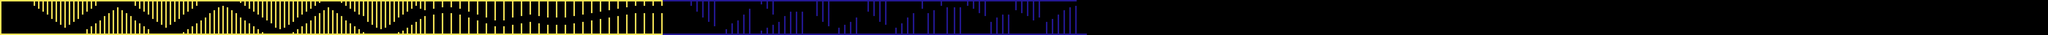

Rendered tile map (Tiled .tmx) drawn with the repository's tilesets; below, a short description and the map source with its tile grids summarised:
An orthogonal 1400x24 tile map with 30x30 px tiles, 1 tile layer (Tile Layer 1) and 7 objects (2x speed_change, 2x gravity_change, size_change, checkpoint, finish).

<map version="1.0" orientation="orthogonal" renderorder="right-down" width="1400" height="24" tilewidth="30" tileheight="30" nextobjectid="15">
 <properties>
  <property name="fixed_camera" value="" />
  <property name="gravity" value="500" />
  <property name="spawn_x" value="8" />
  <property name="spawn_y" value="8" />
  <property name="velocity" value="400" />
 </properties>
 <tileset firstgid="1" name="asf" tilewidth="30" tileheight="30" spacing="5" margin="2" tilecount="841">
  <image source="../../sprites/35_darklights.png" width="1024" height="1024" />
 </tileset>
 <layer name="Tile Layer 1" width="1400" height="24">
  <properties>
   <property name="collision" value="" />
  </properties>
  <data>[33600 cells, 3824 non-empty, 2 distinct tile ids]</data>
 </layer>
 <objectgroup name="Object Layer 1">
  <object id="2" type="speed_change" x="450" y="30" width="15" height="660">
   <properties>
    <property name="time" value="10" />
    <property name="value" value="150" />
   </properties>
  </object>
  <object id="5" type="gravity_change" x="465" y="30" width="15" height="660">
   <properties>
    <property name="time" value="10" />
    <property name="value" value="400" />
   </properties>
  </object>
  <object id="6" type="size_change" x="480" y="30" width="15" height="660">
   <properties>
    <property name="time" value="10" />
    <property name="value_x" value="-10" />
    <property name="value_y" value="-5" />
   </properties>
  </object>
  <object id="9" type="checkpoint" x="13560" y="120" width="10" height="150">
   <properties>
    <property name="start_x" value="452" />
    <property name="start_y" value="6" />
    <property name="start_y_velocity" value="0" />
   </properties>
  </object>
  <object id="12" type="speed_change" x="13620" y="30" width="10" height="660">
   <properties>
    <property name="time" value="1" />
    <property name="value" value="-150" />
   </properties>
  </object>
  <object id="13" type="gravity_change" x="13630" y="30" width="10" height="660">
   <properties>
    <property name="time" value="1" />
    <property name="value" value="-150" />
   </properties>
  </object>
  <object id="14" type="finish" x="22050" y="30" width="30" height="90" />
 </objectgroup>
</map>
